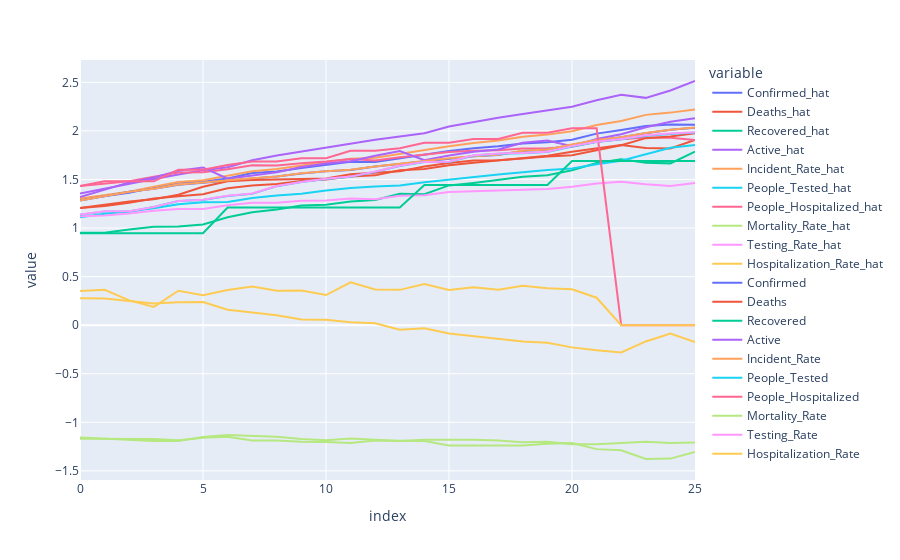

Notebook code for this chart:
### Code cell
df_pred = pd.DataFrame(model.predict(X_test), columns=column_names + '_hat')
df_true = pd.DataFrame(y_test, columns=column_names)

pd.concat([df_pred, df_true], axis=1).plot()

### Figure 1 — Plotly figure (JSON) as saved in the notebook; plotly's stock layout.template omitted (floating-point values rounded to 4 significant figures)
{"data": [{"hovertemplate": "variable=Confirmed_hat<br>index=%{x}<br>value=%{y}<extra></extra>", "legendgroup": "Confirmed_hat", "line": {"color": "#636efa", "dash": "solid"}, "mode": "lines", "name": "Confirmed_hat", "orientation": "v", "showlegend": true, "type": "scatter", "x": [0, 1, 2, 3, 4, 5, 6, 7, 8, 9, 10, 11, 12, 13, 14, 15, 16, 17, 18, 19, 20, 21, 22, 23, 24, 25], "xaxis": "x", "y": [1.294, 1.33, 1.364, 1.418, 1.469, 1.477, 1.511, 1.566, 1.582, 1.617, 1.648, 1.683, 1.681, 1.718, 1.751, 1.793, 1.821, 1.842, 1.871, 1.884, 1.909, 1.972, 2.009, 2.051, 2.067, 2.063], "yaxis": "y"}, {"hovertemplate": "variable=Deaths_hat<br>index=%{x}<br>value=%{y}<extra></extra>", "legendgroup": "Deaths_hat", "line": {"color": "#EF553B", "dash": "solid"}, "mode": "lines", "name": "Deaths_hat", "orientation": "v", "showlegend": true, "type": "scatter", "x": [0, 1, 2, 3, 4, 5, 6, 7, 8, 9, 10, 11, 12, 13, 14, 15, 16, 17, 18, 19, 20, 21, 22, 23, 24, 25], "xaxis": "x", "y": [1.207, 1.226, 1.26, 1.303, 1.328, 1.348, 1.409, 1.437, 1.453, 1.485, 1.5, 1.531, 1.542, 1.596, 1.609, 1.647, 1.672, 1.695, 1.723, 1.744, 1.786, 1.823, 1.856, 1.825, 1.82, 1.907], "yaxis": "y"}, {"hovertemplate": "variable=Recovered_hat<br>index=%{x}<br>value=%{y}<extra></extra>", "legendgroup": "Recovered_hat", "line": {"color": "#00cc96", "dash": "solid"}, "mode": "lines", "name": "Recovered_hat", "orientation": "v", "showlegend": true, "type": "scatter", "x": [0, 1, 2, 3, 4, 5, 6, 7, 8, 9, 10, 11, 12, 13, 14, 15, 16, 17, 18, 19, 20, 21, 22, 23, 24, 25], "xaxis": "x", "y": [0.9506, 0.9515, 0.9862, 1.014, 1.016, 1.037, 1.111, 1.162, 1.19, 1.232, 1.239, 1.274, 1.29, 1.354, 1.348, 1.439, 1.465, 1.494, 1.528, 1.543, 1.595, 1.669, 1.708, 1.673, 1.666, 1.787], "yaxis": "y"}, {"hovertemplate": "variable=Active_hat<br>index=%{x}<br>value=%{y}<extra></extra>", "legendgroup": "Active_hat", "line": {"color": "#ab63fa", "dash": "solid"}, "mode": "lines", "name": "Active_hat", "orientation": "v", "showlegend": true, "type": "scatter", "x": [0, 1, 2, 3, 4, 5, 6, 7, 8, 9, 10, 11, 12, 13, 14, 15, 16, 17, 18, 19, 20, 21, 22, 23, 24, 25], "xaxis": "x", "y": [1.356, 1.407, 1.455, 1.504, 1.552, 1.596, 1.627, 1.698, 1.746, 1.787, 1.83, 1.874, 1.908, 1.942, 1.975, 2.046, 2.094, 2.135, 2.173, 2.213, 2.248, 2.317, 2.373, 2.341, 2.416, 2.514], "yaxis": "y"}, {"hovertemplate": "variable=Incident_Rate_hat<br>index=%{x}<br>value=%{y}<extra></extra>", "legendgroup": "Incident_Rate_hat", "line": {"color": "#FFA15A", "dash": "solid"}, "mode": "lines", "name": "Incident_Rate_hat", "orientation": "v", "showlegend": true, "type": "scatter", "x": [0, 1, 2, 3, 4, 5, 6, 7, 8, 9, 10, 11, 12, 13, 14, 15, 16, 17, 18, 19, 20, 21, 22, 23, 24, 25], "xaxis": "x", "y": [1.305, 1.338, 1.375, 1.427, 1.473, 1.492, 1.536, 1.584, 1.608, 1.643, 1.674, 1.713, 1.724, 1.765, 1.8, 1.841, 1.875, 1.902, 1.939, 1.962, 1.997, 2.06, 2.102, 2.165, 2.189, 2.221], "yaxis": "y"}, {"hovertemplate": "variable=People_Tested_hat<br>index=%{x}<br>value=%{y}<extra></extra>", "legendgroup": "People_Tested_hat", "line": {"color": "#19d3f3", "dash": "solid"}, "mode": "lines", "name": "People_Tested_hat", "orientation": "v", "showlegend": true, "type": "scatter", "x": [0, 1, 2, 3, 4, 5, 6, 7, 8, 9, 10, 11, 12, 13, 14, 15, 16, 17, 18, 19, 20, 21, 22, 23, 24, 25], "xaxis": "x", "y": [1.112, 1.147, 1.171, 1.204, 1.245, 1.266, 1.27, 1.309, 1.335, 1.354, 1.386, 1.413, 1.429, 1.439, 1.472, 1.5, 1.529, 1.551, 1.575, 1.599, 1.613, 1.658, 1.694, 1.759, 1.827, 1.854], "yaxis": "y"}, {"hovertemplate": "variable=People_Hospitalized_hat<br>index=%{x}<br>value=%{y}<extra></extra>", "legendgroup": "People_Hospitalized_hat", "line": {"color": "#FF6692", "dash": "solid"}, "mode": "lines", "name": "People_Hospitalized_hat", "orientation": "v", "showlegend": true, "type": "scatter", "x": [0, 1, 2, 3, 4, 5, 6, 7, 8, 9, 10, 11, 12, 13, 14, 15, 16, 17, 18, 19, 20, 21, 22, 23, 24, 25], "xaxis": "x", "y": [1.434, 1.457, 1.483, 1.529, 1.571, 1.575, 1.605, 1.646, 1.643, 1.667, 1.684, 1.71, 1.695, 1.728, 1.753, 1.784, 1.795, 1.802, 1.819, 1.821, 1.837, 1.889, 1.914, 1.932, 1.929, 1.906], "yaxis": "y"}, {"hovertemplate": "variable=Mortality_Rate_hat<br>index=%{x}<br>value=%{y}<extra></extra>", "legendgroup": "Mortality_Rate_hat", "line": {"color": "#B6E880", "dash": "solid"}, "mode": "lines", "name": "Mortality_Rate_hat", "orientation": "v", "showlegend": true, "type": "scatter", "x": [0, 1, 2, 3, 4, 5, 6, 7, 8, 9, 10, 11, 12, 13, 14, 15, 16, 17, 18, 19, 20, 21, 22, 23, 24, 25], "xaxis": "x", "y": [-1.168, -1.17, -1.167, -1.173, -1.184, -1.16, -1.148, -1.188, -1.188, -1.201, -1.204, -1.213, -1.186, -1.189, -1.193, -1.238, -1.24, -1.235, -1.239, -1.219, -1.214, -1.276, -1.288, -1.378, -1.374, -1.305], "yaxis": "y"}, {"hovertemplate": "variable=Testing_Rate_hat<br>index=%{x}<br>value=%{y}<extra></extra>", "legendgroup": "Testing_Rate_hat", "line": {"color": "#FF97FF", "dash": "solid"}, "mode": "lines", "name": "Testing_Rate_hat", "orientation": "v", "showlegend": true, "type": "scatter", "x": [0, 1, 2, 3, 4, 5, 6, 7, 8, 9, 10, 11, 12, 13, 14, 15, 16, 17, 18, 19, 20, 21, 22, 23, 24, 25], "xaxis": "x", "y": [1.121, 1.13, 1.149, 1.179, 1.195, 1.197, 1.236, 1.26, 1.26, 1.28, 1.285, 1.304, 1.296, 1.333, 1.338, 1.371, 1.38, 1.387, 1.4, 1.401, 1.424, 1.458, 1.478, 1.451, 1.432, 1.465], "yaxis": "y"}, {"hovertemplate": "variable=Hospitalization_Rate_hat<br>index=%{x}<br>value=%{y}<extra></extra>", "legendgroup": "Hospitalization_Rate_hat", "line": {"color": "#FECB52", "dash": "solid"}, "mode": "lines", "name": "Hospitalization_Rate_hat", "orientation": "v", "showlegend": true, "type": "scatter", "x": [0, 1, 2, 3, 4, 5, 6, 7, 8, 9, 10, 11, 12, 13, 14, 15, 16, 17, 18, 19, 20, 21, 22, 23, 24, 25], "xaxis": "x", "y": [0.2782, 0.2748, 0.2503, 0.2235, 0.2353, 0.2384, 0.1597, 0.1313, 0.1028, 0.05946, 0.05636, 0.03107, 0.0193, -0.04639, -0.03113, -0.0847, -0.1144, -0.1404, -0.1681, -0.1802, -0.2284, -0.259, -0.2802, -0.1671, -0.08723, -0.1723], "yaxis": "y"}, {"hovertemplate": "variable=Confirmed<br>index=%{x}<br>value=%{y}<extra></extra>", "legendgroup": "Confirmed", "line": {"color": "#636efa", "dash": "solid"}, "mode": "lines", "name": "Confirmed", "orientation": "v", "showlegend": true, "type": "scatter", "x": [0, 1, 2, 3, 4, 5, 6, 7, 8, 9, 10, 11, 12, 13, 14, 15, 16, 17, 18, 19, 20, 21, 22, 23, 24, 25], "xaxis": "x", "y": [1.283, 1.327, 1.374, 1.404, 1.447, 1.468, 1.492, 1.511, 1.53, 1.563, 1.584, 1.599, 1.633, 1.662, 1.686, 1.716, 1.739, 1.753, 1.795, 1.808, 1.859, 1.904, 1.934, 1.977, 2.011, 2.032], "yaxis": "y"}, {"hovertemplate": "variable=Deaths<br>index=%{x}<br>value=%{y}<extra></extra>", "legendgroup": "Deaths", "line": {"color": "#EF553B", "dash": "solid"}, "mode": "lines", "name": "Deaths", "orientation": "v", "showlegend": true, "type": "scatter", "x": [0, 1, 2, 3, 4, 5, 6, 7, 8, 9, 10, 11, 12, 13, 14, 15, 16, 17, 18, 19, 20, 21, 22, 23, 24, 25], "xaxis": "x", "y": [1.207, 1.242, 1.275, 1.296, 1.344, 1.426, 1.483, 1.496, 1.501, 1.506, 1.509, 1.553, 1.572, 1.585, 1.634, 1.67, 1.695, 1.698, 1.716, 1.737, 1.75, 1.801, 1.852, 1.926, 1.942, 1.975], "yaxis": "y"}, {"hovertemplate": "variable=Recovered<br>index=%{x}<br>value=%{y}<extra></extra>", "legendgroup": "Recovered", "line": {"color": "#00cc96", "dash": "solid"}, "mode": "lines", "name": "Recovered", "orientation": "v", "showlegend": true, "type": "scatter", "x": [0, 1, 2, 3, 4, 5, 6, 7, 8, 9, 10, 11, 12, 13, 14, 15, 16, 17, 18, 19, 20, 21, 22, 23, 24, 25], "xaxis": "x", "y": [0.9462, 0.9462, 0.9462, 0.9462, 0.9462, 0.9462, 1.211, 1.211, 1.211, 1.211, 1.211, 1.211, 1.211, 1.211, 1.444, 1.444, 1.444, 1.444, 1.444, 1.444, 1.69, 1.69, 1.69, 1.69, 1.69, 1.69], "yaxis": "y"}, {"hovertemplate": "variable=Active<br>index=%{x}<br>value=%{y}<extra></extra>", "legendgroup": "Active", "line": {"color": "#ab63fa", "dash": "solid"}, "mode": "lines", "name": "Active", "orientation": "v", "showlegend": true, "type": "scatter", "x": [0, 1, 2, 3, 4, 5, 6, 7, 8, 9, 10, 11, 12, 13, 14, 15, 16, 17, 18, 19, 20, 21, 22, 23, 24, 25], "xaxis": "x", "y": [1.318, 1.391, 1.47, 1.52, 1.591, 1.624, 1.508, 1.541, 1.573, 1.628, 1.664, 1.688, 1.745, 1.793, 1.698, 1.748, 1.786, 1.808, 1.879, 1.901, 1.843, 1.918, 1.966, 2.038, 2.095, 2.13], "yaxis": "y"}, {"hovertemplate": "variable=Incident_Rate<br>index=%{x}<br>value=%{y}<extra></extra>", "legendgroup": "Incident_Rate", "line": {"color": "#FFA15A", "dash": "solid"}, "mode": "lines", "name": "Incident_Rate", "orientation": "v", "showlegend": true, "type": "scatter", "x": [0, 1, 2, 3, 4, 5, 6, 7, 8, 9, 10, 11, 12, 13, 14, 15, 16, 17, 18, 19, 20, 21, 22, 23, 24, 25], "xaxis": "x", "y": [1.284, 1.327, 1.375, 1.404, 1.447, 1.469, 1.492, 1.512, 1.531, 1.564, 1.585, 1.6, 1.634, 1.663, 1.688, 1.718, 1.741, 1.754, 1.796, 1.81, 1.861, 1.906, 1.935, 1.979, 2.013, 2.034], "yaxis": "y"}, {"hovertemplate": "variable=People_Tested<br>index=%{x}<br>value=%{y}<extra></extra>", "legendgroup": "People_Tested", "line": {"color": "#19d3f3", "dash": "solid"}, "mode": "lines", "name": "People_Tested", "orientation": "v", "showlegend": true, "type": "scatter", "x": [0, 1, 2, 3, 4, 5, 6, 7, 8, 9, 10, 11, 12, 13, 14, 15, 16, 17, 18, 19, 20, 21, 22, 23, 24, 25], "xaxis": "x", "y": [1.138, 1.171, 1.171, 1.216, 1.279, 1.289, 1.331, 1.354, 1.432, 1.473, 1.506, 1.528, 1.581, 1.64, 1.679, 1.68, 1.746, 1.765, 1.771, 1.784, 1.841, 1.886, 1.914, 1.951, 1.97, 1.984], "yaxis": "y"}, {"hovertemplate": "variable=People_Hospitalized<br>index=%{x}<br>value=%{y}<extra></extra>", "legendgroup": "People_Hospitalized", "line": {"color": "#FF6692", "dash": "solid"}, "mode": "lines", "name": "People_Hospitalized", "orientation": "v", "showlegend": true, "type": "scatter", "x": [0, 1, 2, 3, 4, 5, 6, 7, 8, 9, 10, 11, 12, 13, 14, 15, 16, 17, 18, 19, 20, 21, 22, 23, 24, 25], "xaxis": "x", "y": [1.432, 1.482, 1.482, 1.482, 1.599, 1.599, 1.648, 1.685, 1.685, 1.718, 1.718, 1.796, 1.796, 1.823, 1.878, 1.878, 1.916, 1.916, 1.98, 1.98, 2.027, 2.027, 0, 0, 0, 0], "yaxis": "y"}, {"hovertemplate": "variable=Mortality_Rate<br>index=%{x}<br>value=%{y}<extra></extra>", "legendgroup": "Mortality_Rate", "line": {"color": "#B6E880", "dash": "solid"}, "mode": "lines", "name": "Mortality_Rate", "orientation": "v", "showlegend": true, "type": "scatter", "x": [0, 1, 2, 3, 4, 5, 6, 7, 8, 9, 10, 11, 12, 13, 14, 15, 16, 17, 18, 19, 20, 21, 22, 23, 24, 25], "xaxis": "x", "y": [-1.157, -1.168, -1.183, -1.192, -1.192, -1.152, -1.132, -1.138, -1.15, -1.171, -1.185, -1.167, -1.181, -1.193, -1.179, -1.178, -1.179, -1.186, -1.204, -1.2, -1.227, -1.226, -1.215, -1.201, -1.213, -1.208], "yaxis": "y"}, {"hovertemplate": "variable=Testing_Rate<br>index=%{x}<br>value=%{y}<extra></extra>", "legendgroup": "Testing_Rate", "line": {"color": "#FF97FF", "dash": "solid"}, "mode": "lines", "name": "Testing_Rate", "orientation": "v", "showlegend": true, "type": "scatter", "x": [0, 1, 2, 3, 4, 5, 6, 7, 8, 9, 10, 11, 12, 13, 14, 15, 16, 17, 18, 19, 20, 21, 22, 23, 24, 25], "xaxis": "x", "y": [1.139, 1.172, 1.172, 1.217, 1.28, 1.29, 1.332, 1.356, 1.433, 1.475, 1.507, 1.53, 1.583, 1.642, 1.681, 1.682, 1.749, 1.767, 1.773, 1.787, 1.844, 1.889, 1.917, 1.955, 1.973, 1.987], "yaxis": "y"}, {"hovertemplate": "variable=Hospitalization_Rate<br>index=%{x}<br>value=%{y}<extra></extra>", "legendgroup": "Hospitalization_Rate", "line": {"color": "#FECB52", "dash": "solid"}, "mode": "lines", "name": "Hospitalization_Rate", "orientation": "v", "showlegend": true, "type": "scatter", "x": [0, 1, 2, 3, 4, 5, 6, 7, 8, 9, 10, 11, 12, 13, 14, 15, 16, 17, 18, 19, 20, 21, 22, 23, 24, 25], "xaxis": "x", "y": [0.3531, 0.3653, 0.2551, 0.1888, 0.3551, 0.308, 0.3624, 0.3974, 0.3554, 0.3564, 0.3101, 0.4413, 0.3678, 0.3637, 0.4245, 0.3625, 0.3916, 0.3645, 0.4064, 0.3794, 0.369, 0.2828, 0, 0, 0, 0], "yaxis": "y"}], "layout": {"legend": {"title": {"text": "variable"}, "tracegroupgap": 0}, "margin": {"t": 60}, "xaxis": {"anchor": "y", "domain": [0, 1], "title": {"text": "index"}}, "yaxis": {"anchor": "x", "domain": [0, 1], "title": {"text": "value"}}}}
